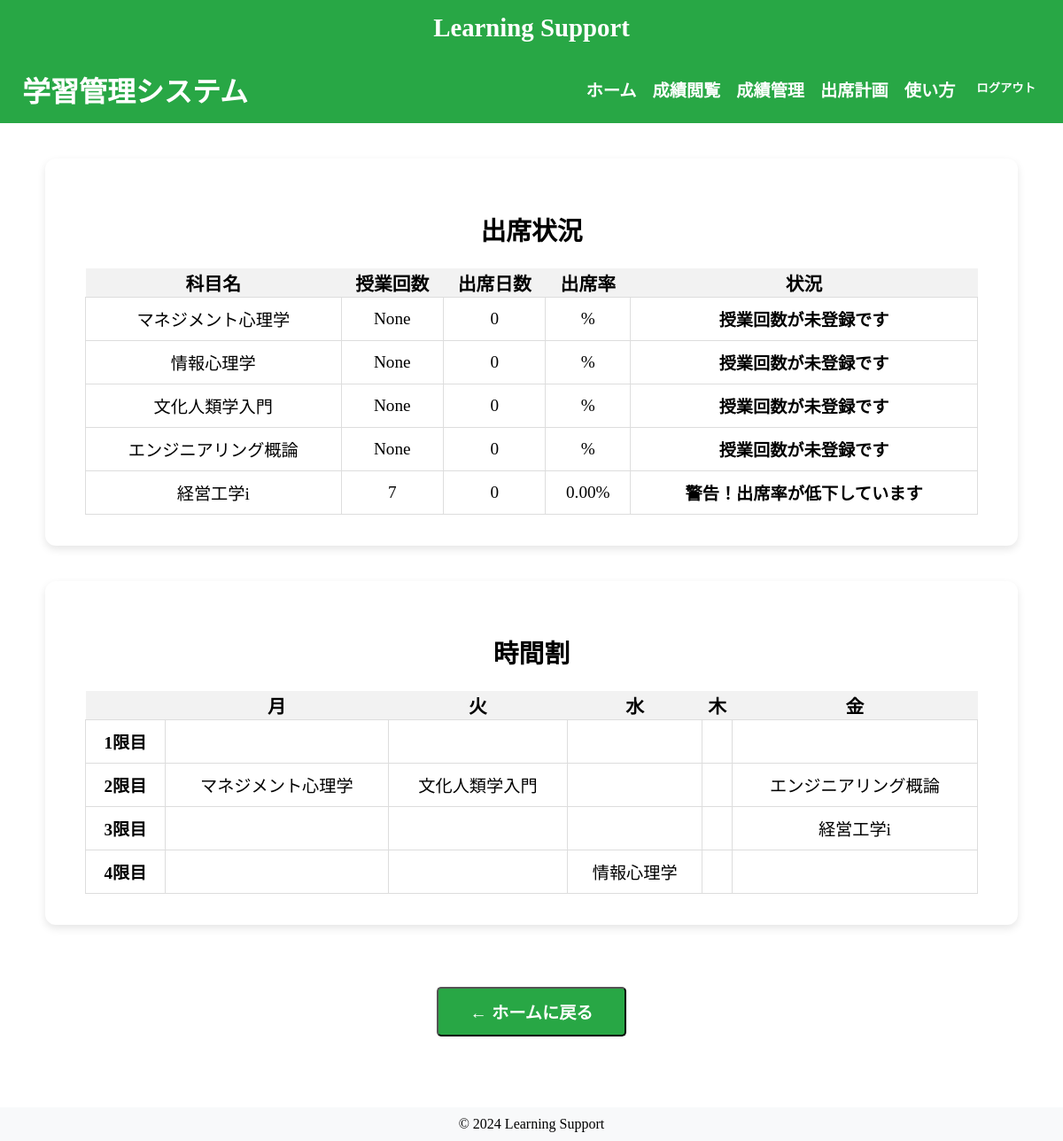
Screenshot of /core/attendance_plan/ (signed in) with the database file from the repository.
### core/models.py (models this page shows, shortened)
class Subject(models.Model):
    SUBJECT_CLASS_CHOICES = [
        ('必修', '必修'),
        ('教養', '教養'),
        ('専門', '専門'),
    ]
    DAY_CHOICES = [
        ('月', '月曜日'),
        ('火', '火曜日'),
        ('水', '水曜日'),
        ('木', '木曜日'),
        ('金', '金曜日'),
    ]
    subject_id = models.AutoField(primary_key=True)
    student = models.ForeignKey(Student, on_delete=models.CASCADE)
    subject_name = models.CharField(max_length=50)
    subject_class = models.CharField(max_length=10, choices=SUBJECT_CLASS_CHOICES)
    subject_score = models.IntegerField(default=1)
    attend_days = models.IntegerField(default=0)
    lesson_count = models.IntegerField(null=True, blank=True)
    day_of_week = models.CharField(max_length=2, choices=DAY_CHOICES, default='月')
    date = models.CharField(max_length=10, default="月曜日")
    table = models.CharField(max_length=10, default="1限目")
    class Meta:
        constraints = [
            models.UniqueConstraint(
                fields=['student', 'subject_name'],
                name='unique_student_subject'
            )
        ]

### core/views.py (the view)
# urls.py: path('attendance_plan/', views.attendance_plan, name='attendance_plan'),
@never_cache
def attendance_plan(request):
    student = Student.objects.get(user=request.user)
    subjects = Subject.objects.filter(student=student).order_by('day_of_week', 'table')
    days = ['月曜日', '火曜日', '水曜日', '木曜日', '金曜日']
    periods = ['1限目', '2限目', '3限目', '4限目']
    day_map = {
        '月': '月曜日', '火': '火曜日', '水': '水曜日', '木': '木曜日', '金': '金曜日',
        '月曜日': '月曜日', '火曜日': '火曜日', '水曜日': '水曜日', '木曜日': '木曜日', '金曜日': '金曜日',
    }
    timetable = {}
    for subject in subjects:
        period = subject.table.strip()
        raw_day = subject.day_of_week.strip()
        day = day_map.get(raw_day, raw_day)
        if period not in timetable:
            timetable[period] = {}
        timetable[period][day] = subject.subject_name
    attendance_data = []
    for subject in subjects:
        if subject.lesson_count is None:
            attendance_rate = None
            status = '授業回数が未登録です'
        else:
            attendance_rate = (subject.attend_days / subject.lesson_count) * 100
            if attendance_rate > 70:
                status = '現状を維持しましょう'
            elif attendance_rate == 70:
                status = '少し危険です'
            else:
                status = '警告！出席率が低下しています'
        attendance_data.append({
            'subject_name': subject.subject_name,
            'lesson_count': subject.lesson_count,
            'attend_days': subject.attend_days,
            'attendance_rate': None if attendance_rate is None else round(attendance_rate, 1),
            'status': status
        })
    return render(request, 'core/attendance_plan.html', {
        'attendance_data': attendance_data,
        'timetable': timetable,
        'days': days,
        'periods': periods
    })

### core/templatetags/custom_filters.py (called while the page is built)
@register.filter(name='dict_get')  # ← ここに 'dict_get' を明示的に指定
def dict_get(dictionary, key):
    if isinstance(dictionary, dict):
        return dictionary.get(key)
    return None

### core/templates/core/attendance_plan.html (shortened to what this page needs)
{% extends 'base.html' %}
{% load custom_filters %}
{% block content %}
<header style="display: flex; justify-content: space-between; align-items: center; padding: 15px 25px; background-color: #28a745; color: white; font-size: 1.2rem;">
    <h1 style="margin: 0; font-size: 2rem;">学習管理システム</h1>
    <nav>
        <ul style="list-style: none; display: flex; gap: 18px; margin: 0; padding: 0; font-size: 1.2rem;">
            <li><a href="{% url 'core:student_home' %}" style="text-decoration: none; color: white; font-weight: bold;">ホーム</a></li>
            <li><a href="{% url 'core:grade_view' %}" style="text-decoration: none; color: white; font-weight: bold;">成績閲覧</a></li>
            <li><a href="{% url 'core:manage_grades' %}" style="text-decoration: none; color: white; font-weight: bold;">成績管理</a></li>
            <li><a href="{% url 'core:attendance_plan' %}" style="text-decoration: none; color: white; font-weight: bold;">出席計画</a></li>
            <li><a href="{% url 'core:manual' %}" style="text-decoration: none; color: white; font-weight: bold;">使い方</a></li>
            <li>
                <form method="POST" action="{% url 'core:logout' %}" style="display: inline;">
                    <button type="submit" style="background: none; border: none; color: white; font-weight: bold; cursor: pointer;">ログアウト</button>
                </form>
            </li>
        </ul>
    </nav>
</header>
<div style="padding:40px;display:flex;flex-direction:column;align-items:center; font-size:1.2rem;">
    <div style="background:white;padding:35px 45px;border-radius:12px;box-shadow:0 4px 10px rgba(0,0,0,0.1);width:90%;max-width:1100px;text-align:center;">
        <h2 style="font-size:1.8rem;">出席状況</h2>
        <table style="width:100%;border-collapse:collapse;margin-top:20px;text-align:center;font-size:1.2rem;">
            <thead style="background-color:#f2f2f2;font-size:1.3rem;">
                <tr>
                    <th>科目名</th>
                    <th>授業回数</th>
                    <th>出席日数</th>
                    <th>出席率</th>
                    <th>状況</th>
                </tr>
            </thead>
            <tbody>
                {% for data in attendance_data %}
                    <tr class="{% if data.status == '危険' %}danger-row{% elif data.status == '注意' %}warning-row{% endif %}">
                        <td style="border:1px solid #ddd;padding:10px;">{{ data.subject_name }}</td>
                        <td style="border:1px solid #ddd;padding:10px;">{{ data.lesson_count }}</td>
                        <td style="border:1px solid #ddd;padding:10px;">{{ data.attend_days }}</td>
                        <td style="border:1px solid #ddd;padding:10px;">{{ data.attendance_rate|floatformat:2 }}%</td>
                        <td style="border:1px solid #ddd;padding:10px;font-weight:bold;">{{ data.status }}</td>
                    </tr>
                {% empty %}
                    <tr><td colspan="5" style="padding:12px;">登録データがありません。</td></tr>
                {% endfor %}
            </tbody>
        </table>
    </div>
    <div style="background:white;margin-top:40px;padding:35px 45px;border-radius:12px;box-shadow:0 4px 10px rgba(0,0,0,0.1);width:90%;max-width:1100px;text-align:center;">
        <h2 style="font-size:1.8rem;">時間割</h2>
        <table style="width:100%;border-collapse:collapse;margin-top:20px;text-align:center;font-size:1.2rem;">
            <thead style="background-color:#f2f2f2;font-size:1.3rem;">
                <tr>
                    <th></th>
                    {% for day in days %}
                        <th>{{ day|slice:":1" }}</th>
                    {% endfor %}
                </tr>
            </thead>
            <tbody>
                {% for period in periods %}
                    <tr>
                        <td style="border:1px solid #ddd;padding:10px;font-weight:bold;">{{ period }}</td>
                        {% for day in days %}
                            {% with timetable|dict_get:period as day_table %}
                                <td style="border:1px solid #ddd;padding:10px;">
                                    {% if day_table|dict_get:day %}
                                        {{ day_table|dict_get:day }}
                                    {% else %}
                                        &nbsp;
                                    {% endif %}
                                </td>
                            {% endwith %}
                        {% endfor %}
                    </tr>
                {% endfor %}
            </tbody>
        </table>
    </div>
    <div style="margin-top:40px;">
        <form method="GET" action="{% url 'core:student_home' %}">
            <button type="submit" class="btn btn-secondary"
                        style="
            padding: 12px 35px;
            font-size: 1.2rem;
            background-color: #28a745;
            color: white;
            text-decoration: none;
            border-radius: 5px;
            font-weight: bold;
            display: inline-block;
            margin-top: 30px;
            ">← ホームに戻る</button>
        </form>
    </div>
</div>
{% endblock %}

### core/static/core/style.css (style rules this page uses)
body { background-color: white; margin: 0; }
header { background-image: url('/static/images/header-bg.jpg'); background-size: cover; background-position: center; color: white; padding: 20px; }
.btn { padding: 10px 20px; background-color: #007bff; color: white; border-radius: 6px; text-decoration: none; }

### rows the page displays
Subject: subject_name "マネジメント心理学", subject_name "マネジメント心理学"
Subject: subject_name "情報心理学", subject_name "情報心理学"
Subject: subject_name "文化人類学入門", subject_name "文化人類学入門"
Subject: subject_name "エンジニアリング概論", subject_name "エンジニアリング概論"
Subject: subject_name "経営工学i", subject_name "経営工学i"

### other values shown
{{ data.lesson_count }} "None" "None" "None" "None" "7"
{{ data.attend_days }} "0" "0" "0" "0" "0"
{{ data.status }} "授業回数が未登録です" "授業回数が未登録です" "授業回数が未登録です" "授業回数が未登録です" "警告！出席率が低下しています"
{{ data.attendance_rate|floatformat:2 }} "0.00"
{{ day|slice:":1" }} "月" "火" "水" "木" "金"
{{ period }} "1限目" "2限目" "3限目" "4限目"
